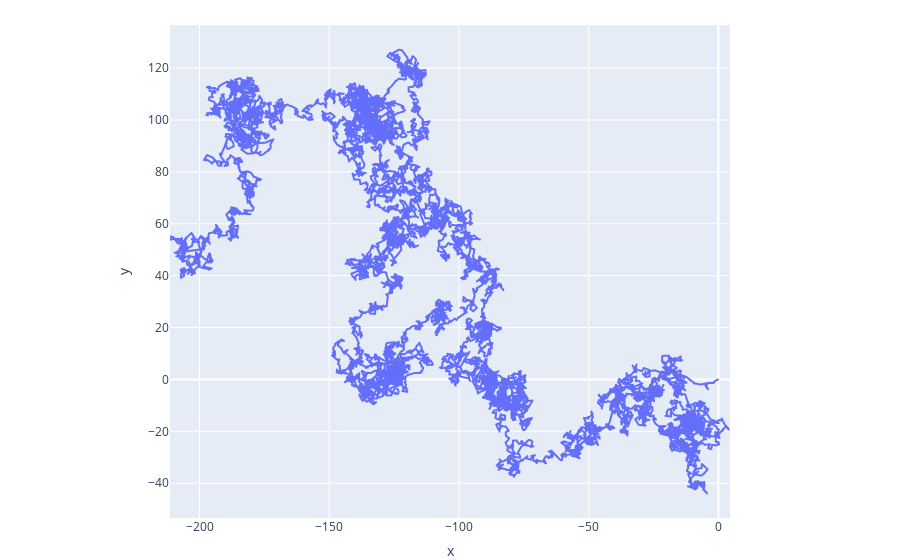

Source (notebook cell):
### Code cell
res, walker = mh(np.zeros(2), lambda x: 1, N=10000)
fig = px.line(x=walker[:, 0], y=walker[:, 1])
fig.update_layout(
    margin=dict(b=0, l=0, r=0, t=25),
    xaxis=dict(scaleanchor="y", scaleratio=1, constrain="domain")
)

### Figure 1 — Plotly figure (JSON) as saved in the notebook; plotly's stock layout.template omitted (floating-point values rounded to 4 significant figures; data arrays with more than 128 entries replaced by an {"elided": "..."} marker saying what was removed)
{"data": [{"hoverlabel": {"namelength": 0}, "hovertemplate": "x=%{x}<br>y=%{y}", "legendgroup": "", "line": {"color": "#636efa", "dash": "solid"}, "mode": "lines", "name": "", "showlegend": false, "type": "scattergl", "x": {"elided": "10001 float values"}, "xaxis": "x", "y": {"elided": "10001 float values"}, "yaxis": "y"}], "layout": {"legend": {"tracegroupgap": 0}, "margin": {"b": 0, "l": 0, "r": 0, "t": 25}, "xaxis": {"anchor": "y", "constrain": "domain", "domain": [0, 1], "scaleanchor": "y", "scaleratio": 1, "title": {"text": "x"}}, "yaxis": {"anchor": "x", "domain": [0, 1], "title": {"text": "y"}}}}
